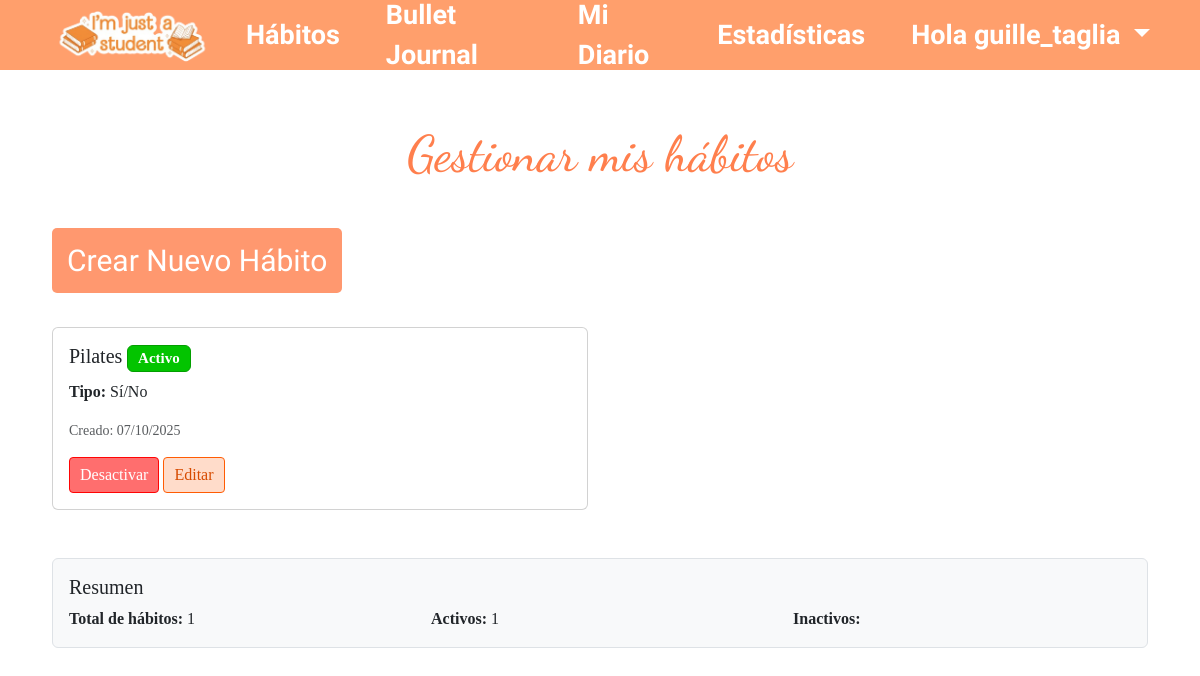
The app's page /habits/manage/ (signed in) with its own data.
### bullet_journal/models.py (models this page shows, shortened)
class CustomHabit(models.Model):
    TYPE_CHOICES = [
        ('boolean', 'Sí/No'),
        ('integer', 'Número'),
    ]
    user = models.ForeignKey(User, on_delete=models.CASCADE, related_name='custom_habits')
    name = models.CharField(max_length=100)
    description = models.TextField(blank=True, null=True)
    type = models.CharField(max_length=10, choices=TYPE_CHOICES)
    created_at = models.DateTimeField(auto_now_add=True)
    is_active = models.BooleanField(default=True)
    goal_value = models.IntegerField(null=True, blank=True)  # Valor objetivo (si aplica)
    unit = models.CharField(max_length=20, blank=True, null=True)  #
    class Meta:
        unique_together = ('user', 'name')
        ordering = ['-created_at']

### bullet_journal/views/journal_views.py (the view)
# urls.py: path('habits/manage/', manage_habits, name='manage_habits'),
@login_required
def manage_habits(request):
    if request.method == 'POST':
        form = CustomHabitForm(request.POST)
        if form.is_valid():
            habit = form.save(commit=False)
            habit.user = request.user
            habit.save()
            messages.success(request, f'Hábito "{habit.name}" creado exitosamente!')
            return redirect('manage_habits')
    else:
        form = CustomHabitForm()
    habits = CustomHabit.objects.filter(user=request.user).order_by('-created_at')
    return render(request, 'bullet_journal/journal/manage_habits.html', {
        'form': form,
        'habits': habits
    })

### bullet_journal/templates/bullet_journal/journal/manage_habits.html (shortened to what this page needs)
{% extends "header.html" %}
{% load static %}
{% load i18n %}
    {% block extra_head %}
    <link rel="stylesheet" href="{% static 'bullet_journal/css/styles.css' %}">
    {% endblock %}
{% block contenido %}
<body>
<div class="container mt-5">
    <div class="journal-form">
        <h1> Gestionar mis hábitos</h1>
        <p class="fs-5 mb-4">
        <div class="mb-4">
            <a href="{% url 'add_habit_quick' %}" class="btn btn-primary btn-lg">
                 Crear Nuevo Hábito
            </a>
        </div>
        {% if habits %}
            <div class="row">
                {% for habit in habits %}
                <div class="col-md-6 mb-4">
                    <div class="card {% if not habit.is_active %}bg-light text-muted{% endif %}">
                        <div class="card-body">
                            <div class="d-flex justify-content-between align-items-start">
                                <div class="flex-grow-1">
                                    <h5 class="card-title">
                                        {{ habit.name }}
                                        {% if not habit.is_active %}
                                            <span class="badge bg-secondary">Inactivo</span>
                                        {% else %}
                                            <span class="badge bg-success">Activo</span>
                                        {% endif %}
                                    </h5>
                                    <p class="card-text">
                                        <strong>Tipo:</strong>
                                        {% if habit.type == 'boolean' %}
                                            Sí/No
                                        {% else %}
                                             Numérico
                                        {% endif %}
                                    </p>
                                    <p class="card-text">
                                        <small class="text-muted">
                                            Creado: {{ habit.created_at|date:"d/m/Y" }}
                                        </small>
                                    </p>
                                </div>
                            </div>
                            <div class="mt-3">
                                <a href="{% url 'toggle_habit_status' habit.id %}"
                                   class="btn btn-sm {% if habit.is_active %}btn-warning{% else %}btn-success{% endif %}">
                                    {% if habit.is_active %}
                                        Desactivar
                                    {% else %}
                                        Activar
                                    {% endif %}
                                </a>
                                <a href="#" class="btn btn-sm btn-outline-primary">Editar</a>
                            </div>
                        </div>
                    </div>
                </div>
                {% endfor %}
            </div>
            <div class="mt-4 p-3 border rounded" style="background-color: #f8f9fa;">
                <h5>Resumen</h5>
                <div class="row">
                    <div class="col-md-4">
                        <strong>Total de hábitos:</strong> {{ habits|length }}
                    </div>
                    <div class="col-md-4">
                        <strong>Activos:</strong>
                        {% with active_count=habits|length %}
                            {% for habit in habits %}
                                {% if habit.is_active %}{{ forloop.counter0|add:1 }}{% endif %}
                            {% empty %}
                                0
                            {% endfor %}
                        {% endwith %}
                    </div>
                    <div class="col-md-4">
                        <strong>Inactivos:</strong>
                    </div>
                </div>
            </div>
        {% endif %}
        </div>
    </div>
</body>
{% endblock %}

### bullet_journal/templates/header.html (shortened to what this page needs)
{% load static %}
<html>
<head>
    <link href="https://cdn.jsdelivr.net/npm/bootstrap@5.3.3/dist/css/bootstrap.min.css" rel="stylesheet">
    <link rel="stylesheet" href="{% static 'bullet_journal/css/styles.css' %}">
    {% block extra_head %}{% endblock %}
</head>
<body>
<header>
<nav class="navbar navbar-expand-lg navbar-light custom-header">
  <div class="container-fluid">
    <a class="navbar-brand" href="{% url 'home' %}">
      <img src="{% static 'bullet_journal/images/logo1.png' %}" alt="Logo" class="logo-img">
    </a>
    <div class="collapse navbar-collapse" id="navbarContent">
      <ul class="navbar-nav ms-auto nav-links">
        <li class="nav-item">
          <a class="nav-link" href="{% url 'manage_habits' %}">Hábitos</a>
        </li>
        <li class="nav-item">
          <a class="nav-link" href="{% url 'journal_list' %}">Bullet Journal</a>
        </li>
        <li class="nav-item">
          <a class="nav-link" href="{% url 'diary_list' %}"> Mi Diario</a>
        </li>
        <li class="nav-item">
          <a class="nav-link" href="{% url 'stadistics' %}">Estadísticas</a>
        </li>
          {% if user.is_authenticated %}
          <li class="nav-item dropdown">
            <a class="nav-link dropdown-toggle" href="#" id="userDropdown" role="button" data-bs-toggle="dropdown" aria-expanded="false">
              Hola {{ user.username }}
            </a>
          </li>
        {% endif %}
      </ul>
    </div>
  </div>
</nav>
</header>
<main>
    {% block contenido %}{% endblock %}
</main>
</body>
</html>

### bullet_journal/static/bullet_journal/css/styles.css (style rules this page uses)
.custom-header { display: flex; justify-content: space-between; align-items: center; background-color: #ff9f6c; color: white; padding: 15px 30px; position: fixed; top: 0; left: 0; width: 100%; height: 70px; z-index: 1000; }
.logo-img { width: 180px; height: auto; }
.nav-links { list-style: none; display: flex; gap: 30px; align-items: center; }
.nav-links a { text-decoration: none; color: white; font-weight: bold; transition: color 0.3s; font-family: 'Amatic SC', cursive; font-size: 27px; }
.nav-item.dropdown .nav-link.dropdown-toggle { color: white !important; }
* { margin: 0; padding: 0; box-sizing: border-box; }
.journal-form { height: 100vh; margin: 0; font-family: 'Times New Roman', Times, serif; padding: 10px; padding-top: 0; }
.journal-form .btn.btn-primary { text-align: center; font-family: "Amatic SC", sans-serif; color: white; font-size: 30px; margin-bottom: 10px; }
h1 { margin-top: 80px; padding: 20px; font-family: 'Dancing Script', cursive; color: #ff7f4d; font-size: 50px; text-align: center; }
.p-3 { font-family: 'Times New Roman', Times, serif; }
.btn.btn-primary { font-family: 'Times New Roman', Times, serif; font-size: 19px; background-color: #ff986f; color: white; border: none; padding: 10px 15px; border-radius: 5px; text-align: center; justify-content: center; }
:root { --cell: 28px; --gap: 2px; --border: #333; font-family: Arial, sans-serif; }
.btn.btn-sm.btn-outline-primary { font-family: 'Times New Roman', Times, serif; font-size: 16px; background-color: #ffdcca; color: #d74b00; border: 1px solid #ff5c04; padding: 5px 10px; border-radius: 4px; }
.btn.btn-sm.btn-warning { font-family: 'Times New Roman', Times, serif; font-size: 16px; background-color: rgb(255, 110, 110); color: white; border: 1px solid #ff0404; padding: 5px 10px; border-radius: 4px; }
.badge.bg-success { background-color: #03c400 !important; color: white !important; border: 1px solid #039f00 !important; }

### records on screen
CustomHabit: name "Pilates", is_active "Activo", type "Sí/No", created_at "07/10/2025"

### other values on screen
{{ user.username }} "guille_taglia"
{{ habits|length }} "1"
